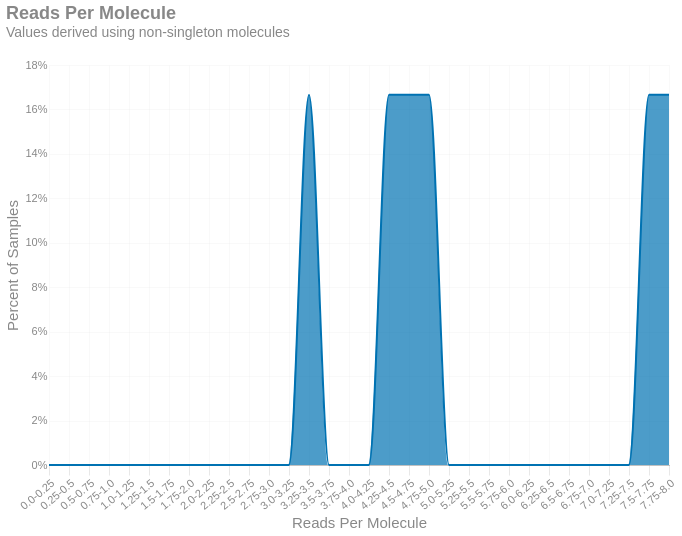

The cell this chart's notebook holds for it:
### Markdown cell above
### Reads per molecule
This distribution shows the average number of reads per inferred molecule across your samples.

### Code cell
_hist = binned_histogram(aggregate_df['Reads/Molecule'], 0.25, True)
with SafeRender(_hist):
    (
        alt.Chart(_hist)
        .mark_area(interpolate = "monotone")
        .encode(
            x=alt.X('interval:O')
                .axis(title='Reads Per Molecule', tickMinStep=0.5, labelAngle=-40)
                .scale(domainMin=0,padding=0),
            y=alt.Y('proportion:Q', title='Percent of Samples').axis(format = '%'),
            tooltip = [
                alt.Tooltip('interval', title = "Reads Per Molecule"),
                alt.Tooltip('proportion', title = "Percent of Samples").format('.1%')
            ]
        )
        .properties(
            title=alt.Title('Reads Per Molecule', subtitle = 'Values derived using non-singleton molecules'),
            usermeta={'embedOptions': {'downloadFileName': f'alignments.readspermol'}}
        )
    ).display()

### Figure 1 — Vega-Lite specification as saved in the notebook (floating-point values rounded to 4 significant figures)
{"width": "container", "height": 400, "config": {"title": {"anchor": "start", "dy": -15, "fontSize": 18, "color": "#888888", "subtitleColor": "#888888", "subtitleFontSize": 14}, "arc": {"fill": "#0072B2"}, "axis": {"domainColor": "#888888", "domainWidth": 0.5, "gridWidth": 0.2, "grid": false, "titleFontWeight": 400, "titleFontSize": 15, "labelFontSize": 11, "labelColor": "#888888", "tickColor": "#888888", "tickWidth": 0.2, "titleColor": "#888888"}, "axisBand": {"grid": false}, "axisX": {"grid": true, "tickSize": 10, "domainCap": "round"}, "axisY": {"domain": false, "grid": true, "tickSize": 0, "domainCap": "round"}, "background": "transparent", "header": {"labelFontSize": 15, "labelColor": "#888888", "titleFontSize": 15, "titleFontWeight": 600, "titleColor": "#888888"}, "legend": {"labelFont": "sans-serif", "labelFontSize": 12, "labelColor": "#888888", "symbolSize": 100, "symbolType": "circle", "titleFontSize": 12, "titlePadding": 10, "titleColor": "#888888", "title": null}, "range": {"category": ["#E69F00", "#56B4E9", "#009E73", "#F0E442", "#0072B2", "#D55E00", "#CC79A7", "#000000"], "diverging": ["#cfe8f3", "#a2d4ec", "#73bfe2", "#46abdb", "#1696d2", "#12719e"]}, "area": {"fill": "#0072B2", "fillOpacity": 0.7, "line": true, "strokeOpacity": 0.7}, "line": {"color": "#0072B2", "stroke": "#0072B2", "strokeWidth": 2}, "trail": {"color": "#0072B2", "stroke": "#0072B2", "strokeWidth": 0, "size": 1}, "point": {"filled": true, "fillOpacity": 1.0, "size": 95}, "text": {"color": "#888888", "fontSize": 11, "align": "right", "fontWeight": 400, "size": 11}, "bar": {"fill": "#0072B2", "stroke": null}, "view": {"stroke": null, "continuousWidth": 660, "continuousHeight": 400}}, "data": {"name": "data-7b3d4f1589083f34b42047a7134e53ca"}, "mark": {"type": "area", "interpolate": "monotone"}, "encoding": {"tooltip": [{"field": "interval", "title": "Reads Per Molecule", "type": "nominal"}, {"field": "proportion", "format": ".1%", "title": "Percent of Samples", "type": "quantitative"}], "x": {"axis": {"title": "Reads Per Molecule", "tickMinStep": 0.5, "labelAngle": -40}, "field": "interval", "scale": {"domainMin": 0, "padding": 0}, "type": "ordinal"}, "y": {"axis": {"format": "%"}, "field": "proportion", "title": "Percent of Samples", "type": "quantitative"}}, "title": {"text": "Reads Per Molecule", "subtitle": "Values derived using non-singleton molecules"}, "usermeta": {"embedOptions": {"downloadFileName": "alignments.readspermol"}}, "$schema": "https://vega.github.io/schema/vega-lite/v6.4.1.json", "datasets": {"data-7b3d4f1589083f34b42047a7134e53ca": [{"bin": "0.0", "interval": "0.0-0.25", "proportion": 0.0}, {"bin": "0.25", "interval": "0.25-0.5", "proportion": 0.0}, {"bin": "0.5", "interval": "0.5-0.75", "proportion": 0.0}, {"bin": "0.75", "interval": "0.75-1.0", "proportion": 0.0}, {"bin": "1.0", "interval": "1.0-1.25", "proportion": 0.0}, {"bin": "1.25", "interval": "1.25-1.5", "proportion": 0.0}, {"bin": "1.5", "interval": "1.5-1.75", "proportion": 0.0}, {"bin": "1.75", "interval": "1.75-2.0", "proportion": 0.0}, {"bin": "2.0", "interval": "2.0-2.25", "proportion": 0.0}, {"bin": "2.25", "interval": "2.25-2.5", "proportion": 0.0}, {"bin": "2.5", "interval": "2.5-2.75", "proportion": 0.0}, {"bin": "2.75", "interval": "2.75-3.0", "proportion": 0.0}, {"bin": "3.0", "interval": "3.0-3.25", "proportion": 0.0}, {"bin": "3.25", "interval": "3.25-3.5", "proportion": 0.1667}, {"bin": "3.5", "interval": "3.5-3.75", "proportion": 0.0}, {"bin": "3.75", "interval": "3.75-4.0", "proportion": 0.0}, {"bin": "4.0", "interval": "4.0-4.25", "proportion": 0.0}, {"bin": "4.25", "interval": "4.25-4.5", "proportion": 0.1667}, {"bin": "4.5", "interval": "4.5-4.75", "proportion": 0.1667}, {"bin": "4.75", "interval": "4.75-5.0", "proportion": 0.1667}, {"bin": "5.0", "interval": "5.0-5.25", "proportion": 0.0}, {"bin": "5.25", "interval": "5.25-5.5", "proportion": 0.0}, {"bin": "5.5", "interval": "5.5-5.75", "proportion": 0.0}, {"bin": "5.75", "interval": "5.75-6.0", "proportion": 0.0}, {"bin": "6.0", "interval": "6.0-6.25", "proportion": 0.0}, {"bin": "6.25", "interval": "6.25-6.5", "proportion": 0.0}, {"bin": "6.5", "interval": "6.5-6.75", "proportion": 0.0}, {"bin": "6.75", "interval": "6.75-7.0", "proportion": 0.0}, {"bin": "7.0", "interval": "7.0-7.25", "proportion": 0.0}, {"bin": "7.25", "interval": "7.25-7.5", "proportion": 0.0}, {"bin": "7.5", "interval": "7.5-7.75", "proportion": 0.1667}, {"bin": "7.75", "interval": "7.75-8.0", "proportion": 0.1667}]}}
